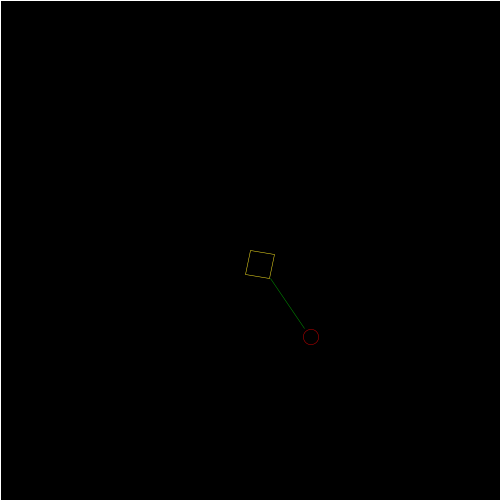
Frame 1 (no input)
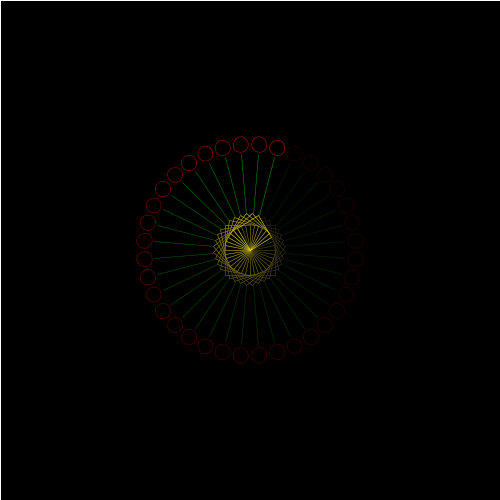
Frame 60 (the mouse pressed at the canvas centre just before this capture)
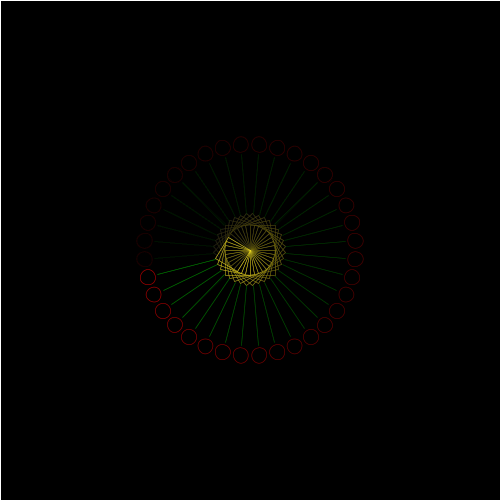
Frame 120 (the mouse held since frame 60 and released just before this capture)

The Processing sketch that drew these frames (run headless with seeded random() and noise(); from frame 60 on, the mouse is pressed at the canvas centre):

// Processing sketch: processing_39969
// ── processing_39969.pde

int angulo;

void setup() {
size (500,500);
smooth();
background(0);
stroke(255);
noFill();
angulo=0;
frameRate(60);
}

void draw() {
 
  fill(0,12);
  stroke(255);
  rect (0,0,width,height);
  angulo+=10;
  translate (250,250);
  rotate (radians(angulo));
  scale(0.5);
  stroke(247,226,32);
  rect (0,0,50,50);
  stroke(0,150,0);
  line (50,50,135,135); 
  stroke(200,0,0);
  ellipse(150,150,30,30);
}
